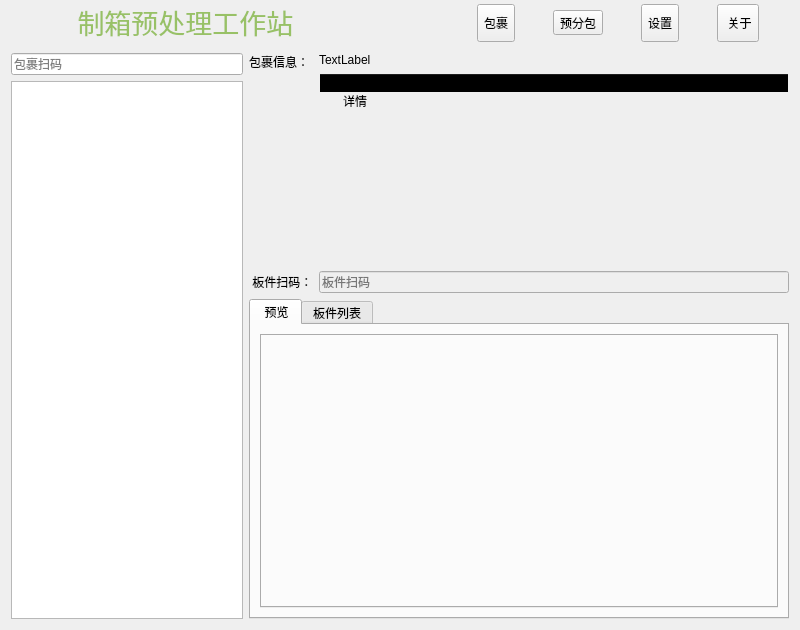
<?xml version="1.0" encoding="UTF-8"?>
<ui version="4.0">
 <class>frmMain</class>
 <widget class="QDialog" name="frmMain">
  <property name="geometry">
   <rect>
    <x>0</x>
    <y>0</y>
    <width>800</width>
    <height>618</height>
   </rect>
  </property>
  <property name="font">
   <font>
    <family>Microsoft YaHei UI</family>
   </font>
  </property>
  <property name="windowTitle">
   <string>Form</string>
  </property>
  <property name="windowIcon">
   <iconset resource="../other/main.qrc">
    <normaloff>:/image/favicon.ico</normaloff>:/image/favicon.ico</iconset>
  </property>
  <property name="autoFillBackground">
   <bool>false</bool>
  </property>
  <layout class="QVBoxLayout" name="verticalLayout" stretch="0,0">
   <property name="spacing">
    <number>2</number>
   </property>
   <property name="leftMargin">
    <number>2</number>
   </property>
   <property name="topMargin">
    <number>2</number>
   </property>
   <property name="rightMargin">
    <number>2</number>
   </property>
   <property name="bottomMargin">
    <number>2</number>
   </property>
   <item>
    <widget class="QWidget" name="widgetTitle" native="true">
     <property name="sizePolicy">
      <sizepolicy hsizetype="Preferred" vsizetype="Fixed">
       <horstretch>0</horstretch>
       <verstretch>0</verstretch>
      </sizepolicy>
     </property>
     <layout class="QHBoxLayout" name="horizontalLayout_2">
      <property name="spacing">
       <number>10</number>
      </property>
      <property name="leftMargin">
       <number>10</number>
      </property>
      <property name="topMargin">
       <number>0</number>
      </property>
      <property name="rightMargin">
       <number>0</number>
      </property>
      <property name="bottomMargin">
       <number>0</number>
      </property>
      <item>
       <widget class="QLabel" name="labIco">
        <property name="maximumSize">
         <size>
          <width>48</width>
          <height>48</height>
         </size>
        </property>
        <property name="baseSize">
         <size>
          <width>0</width>
          <height>0</height>
         </size>
        </property>
        <property name="text">
         <string/>
        </property>
        <property name="pixmap">
         <pixmap resource="../other/main.qrc">:/image/logo.png</pixmap>
        </property>
        <property name="scaledContents">
         <bool>true</bool>
        </property>
        <property name="alignment">
         <set>Qt::AlignCenter</set>
        </property>
       </widget>
      </item>
      <item>
       <widget class="QLabel" name="labTitle">
        <property name="font">
         <font>
          <family>Microsoft YaHei UI</family>
          <pointsize>20</pointsize>
          <weight>50</weight>
          <bold>false</bold>
          <stylestrategy>PreferAntialias</stylestrategy>
          <kerning>true</kerning>
         </font>
        </property>
        <property name="styleSheet">
         <string notr="true">color: rgb(152, 193, 102);</string>
        </property>
        <property name="text">
         <string> 制箱预处理工作站</string>
        </property>
        <property name="textFormat">
         <enum>Qt::AutoText</enum>
        </property>
        <property name="alignment">
         <set>Qt::AlignLeading|Qt::AlignLeft|Qt::AlignVCenter</set>
        </property>
       </widget>
      </item>
      <item>
       <widget class="QWidget" name="widgetTop" native="true">
        <layout class="QHBoxLayout" name="horizontalLayout_3">
         <property name="spacing">
          <number>0</number>
         </property>
         <property name="leftMargin">
          <number>0</number>
         </property>
         <property name="topMargin">
          <number>2</number>
         </property>
         <property name="rightMargin">
          <number>0</number>
         </property>
         <property name="bottomMargin">
          <number>0</number>
         </property>
         <item>
          <widget class="QToolButton" name="btnMenuPack">
           <property name="sizePolicy">
            <sizepolicy hsizetype="Fixed" vsizetype="Expanding">
             <horstretch>0</horstretch>
             <verstretch>0</verstretch>
            </sizepolicy>
           </property>
           <property name="font">
            <font>
             <family>Microsoft YaHei UI</family>
             <strikeout>false</strikeout>
             <stylestrategy>PreferAntialias</stylestrategy>
             <kerning>true</kerning>
            </font>
           </property>
           <property name="text">
            <string>包裹</string>
           </property>
           <property name="icon">
            <iconset resource="../other/main.qrc">
             <normaloff>:/image/menu_pack.svg</normaloff>:/image/menu_pack.svg</iconset>
           </property>
           <property name="iconSize">
            <size>
             <width>20</width>
             <height>20</height>
            </size>
           </property>
           <property name="toolButtonStyle">
            <enum>Qt::ToolButtonTextUnderIcon</enum>
           </property>
          </widget>
         </item>
         <item>
          <widget class="QToolButton" name="btnYFB">
           <property name="text">
            <string>预分包</string>
           </property>
           <property name="icon">
            <iconset resource="../other/main.qrc">
             <normaloff>:/image/board.svg</normaloff>:/image/board.svg</iconset>
           </property>
           <property name="toolButtonStyle">
            <enum>Qt::ToolButtonTextUnderIcon</enum>
           </property>
          </widget>
         </item>
         <item>
          <widget class="QToolButton" name="btnMenuConfig">
           <property name="sizePolicy">
            <sizepolicy hsizetype="Fixed" vsizetype="Expanding">
             <horstretch>0</horstretch>
             <verstretch>0</verstretch>
            </sizepolicy>
           </property>
           <property name="text">
            <string>设置</string>
           </property>
           <property name="icon">
            <iconset resource="../other/main.qrc">
             <normaloff>:/image/setting.svg</normaloff>:/image/setting.svg</iconset>
           </property>
           <property name="iconSize">
            <size>
             <width>20</width>
             <height>20</height>
            </size>
           </property>
           <property name="checkable">
            <bool>false</bool>
           </property>
           <property name="toolButtonStyle">
            <enum>Qt::ToolButtonTextUnderIcon</enum>
           </property>
          </widget>
         </item>
         <item>
          <widget class="QToolButton" name="btnAbout">
           <property name="sizePolicy">
            <sizepolicy hsizetype="Fixed" vsizetype="Expanding">
             <horstretch>0</horstretch>
             <verstretch>0</verstretch>
            </sizepolicy>
           </property>
           <property name="text">
            <string> 关于</string>
           </property>
           <property name="icon">
            <iconset resource="../other/main.qrc">
             <normaloff>:/image/about.svg</normaloff>:/image/about.svg</iconset>
           </property>
           <property name="iconSize">
            <size>
             <width>20</width>
             <height>20</height>
            </size>
           </property>
           <property name="checkable">
            <bool>false</bool>
           </property>
           <property name="toolButtonStyle">
            <enum>Qt::ToolButtonTextUnderIcon</enum>
           </property>
           <property name="autoRaise">
            <bool>false</bool>
           </property>
          </widget>
         </item>
        </layout>
       </widget>
      </item>
     </layout>
    </widget>
   </item>
   <item>
    <widget class="QStackedWidget" name="stackedWidget">
     <property name="sizePolicy">
      <sizepolicy hsizetype="Preferred" vsizetype="Preferred">
       <horstretch>0</horstretch>
       <verstretch>0</verstretch>
      </sizepolicy>
     </property>
     <property name="styleSheet">
      <string notr="true"/>
     </property>
     <property name="currentIndex">
      <number>0</number>
     </property>
     <widget class="QWidget" name="pack">
      <layout class="QGridLayout" name="gridLayout_3" columnstretch="3,7">
       <item row="0" column="1">
        <layout class="QGridLayout" name="gridLayout">
         <item row="0" column="0">
          <widget class="QLabel" name="label_3">
           <property name="text">
            <string>包裹信息：</string>
           </property>
           <property name="alignment">
            <set>Qt::AlignLeading|Qt::AlignLeft|Qt::AlignTop</set>
           </property>
          </widget>
         </item>
         <item row="0" column="1">
          <layout class="QVBoxLayout" name="verticalLayout_11">
           <item>
            <widget class="QLabel" name="lblPackInfo">
             <property name="text">
              <string>TextLabel</string>
             </property>
             <property name="wordWrap">
              <bool>true</bool>
             </property>
            </widget>
           </item>
           <item>
            <widget class="QTreeWidget" name="treePackLogs">
             <property name="sizePolicy">
              <sizepolicy hsizetype="Expanding" vsizetype="Preferred">
               <horstretch>0</horstretch>
               <verstretch>0</verstretch>
              </sizepolicy>
             </property>
             <property name="styleSheet">
              <string notr="true">background-color: rgba(255, 255, 255, 0);
selection-background-color: rgba(255, 255, 255, 0);
border-color: rgba(255, 255, 255, 0);
gridline-color: rgba(255, 255, 255, 0);
selection-color: rgb(0, 0, 0);</string>
             </property>
             <property name="itemsExpandable">
              <bool>true</bool>
             </property>
             <column>
              <property name="text">
               <string/>
              </property>
             </column>
             <item>
              <property name="text">
               <string>详情</string>
              </property>
             </item>
            </widget>
           </item>
          </layout>
         </item>
         <item row="1" column="0">
          <widget class="QLabel" name="label_2">
           <property name="text">
            <string> 板件扫码：</string>
           </property>
          </widget>
         </item>
         <item row="1" column="1">
          <widget class="QLineEdit" name="txtPanelBarcode">
           <property name="enabled">
            <bool>false</bool>
           </property>
           <property name="placeholderText">
            <string>板件扫码</string>
           </property>
          </widget>
         </item>
         <item row="2" column="0" colspan="2">
          <widget class="QTabWidget" name="tabPanelData">
           <property name="currentIndex">
            <number>0</number>
           </property>
           <property name="documentMode">
            <bool>false</bool>
           </property>
           <property name="movable">
            <bool>true</bool>
           </property>
           <widget class="QWidget" name="tabPanelData_Preview">
            <attribute name="title">
             <string notr="true"> 预览</string>
            </attribute>
            <layout class="QVBoxLayout" name="verticalLayout_3">
             <item>
              <widget class="QTabWidget" name="tabLayerPreview">
               <property name="tabPosition">
                <enum>QTabWidget::West</enum>
               </property>
               <property name="currentIndex">
                <number>-1</number>
               </property>
              </widget>
             </item>
            </layout>
           </widget>
           <widget class="QWidget" name="tabPanelData_List">
            <property name="sizePolicy">
             <sizepolicy hsizetype="Expanding" vsizetype="Expanding">
              <horstretch>0</horstretch>
              <verstretch>0</verstretch>
             </sizepolicy>
            </property>
            <property name="tabletTracking">
             <bool>false</bool>
            </property>
            <attribute name="title">
             <string notr="true">板件列表</string>
            </attribute>
            <layout class="QVBoxLayout" name="verticalLayout_9">
             <item>
              <widget class="QTableView" name="tblPanels">
               <property name="sizePolicy">
                <sizepolicy hsizetype="Expanding" vsizetype="Expanding">
                 <horstretch>0</horstretch>
                 <verstretch>0</verstretch>
                </sizepolicy>
               </property>
               <property name="autoScroll">
                <bool>true</bool>
               </property>
               <property name="editTriggers">
                <set>QAbstractItemView::NoEditTriggers</set>
               </property>
              </widget>
             </item>
            </layout>
           </widget>
          </widget>
         </item>
        </layout>
       </item>
       <item row="0" column="0">
        <layout class="QVBoxLayout" name="verticalLayout_2">
         <item>
          <widget class="QLineEdit" name="txtPackBarcode">
           <property name="text">
            <string/>
           </property>
           <property name="placeholderText">
            <string>包裹扫码</string>
           </property>
          </widget>
         </item>
         <item>
          <widget class="QTableView" name="tvPackList">
           <property name="sizePolicy">
            <sizepolicy hsizetype="Expanding" vsizetype="Preferred">
             <horstretch>0</horstretch>
             <verstretch>1</verstretch>
            </sizepolicy>
           </property>
           <property name="editTriggers">
            <set>QAbstractItemView::NoEditTriggers</set>
           </property>
           <property name="selectionMode">
            <enum>QAbstractItemView::SingleSelection</enum>
           </property>
           <property name="selectionBehavior">
            <enum>QAbstractItemView::SelectRows</enum>
           </property>
           <property name="gridStyle">
            <enum>Qt::SolidLine</enum>
           </property>
          </widget>
         </item>
        </layout>
       </item>
      </layout>
     </widget>
     <widget class="QWidget" name="settings">
      <layout class="QVBoxLayout" name="verticalLayout_5">
       <item>
        <layout class="QHBoxLayout" name="horizontalLayout_4">
         <item>
          <spacer name="horizontalSpacer_2">
           <property name="orientation">
            <enum>Qt::Horizontal</enum>
           </property>
           <property name="sizeHint" stdset="0">
            <size>
             <width>40</width>
             <height>20</height>
            </size>
           </property>
          </spacer>
         </item>
         <item>
          <widget class="QPushButton" name="btnTestCondition">
           <property name="text">
            <string>条件测试</string>
           </property>
          </widget>
         </item>
         <item>
          <widget class="QPushButton" name="btnSendConfiguration">
           <property name="font">
            <font>
             <family>Microsoft YaHei UI</family>
             <weight>75</weight>
             <bold>true</bold>
            </font>
           </property>
           <property name="styleSheet">
            <string notr="true">border-color: rgb(255, 0, 0);
background-color: rgb(255, 85, 127);</string>
           </property>
           <property name="text">
            <string> 提交</string>
           </property>
          </widget>
         </item>
        </layout>
       </item>
       <item>
        <widget class="QGroupBox" name="groupBox">
         <property name="title">
          <string> 基础配置</string>
         </property>
         <layout class="QGridLayout" name="gridLayout_2">
          <item row="0" column="0">
           <widget class="QLabel" name="label">
            <property name="text">
             <string>工作模式：</string>
            </property>
            <property name="alignment">
             <set>Qt::AlignRight|Qt::AlignTrailing|Qt::AlignVCenter</set>
            </property>
           </widget>
          </item>
          <item row="0" column="1" colspan="2">
           <widget class="QComboBox" name="cbWorkMode">
            <property name="currentText">
             <string>接收包裹数据</string>
            </property>
            <item>
             <property name="text">
              <string>接收包裹数据</string>
             </property>
            </item>
            <item>
             <property name="text">
              <string>板件扫码</string>
             </property>
            </item>
           </widget>
          </item>
          <item row="1" column="1">
           <widget class="QCheckBox" name="isWaiting4Scan">
            <property name="text">
             <string/>
            </property>
           </widget>
          </item>
          <item row="2" column="0">
           <widget class="QLabel" name="label_5">
            <property name="text">
             <string>加工文件导出路径：</string>
            </property>
           </widget>
          </item>
          <item row="2" column="1" colspan="2">
           <widget class="QLineEdit" name="txtHotFolderPath"/>
          </item>
          <item row="1" column="2">
           <widget class="QLineEdit" name="txtWaiting4ScanCondition">
            <property name="enabled">
             <bool>false</bool>
            </property>
            <property name="placeholderText">
             <string>条件表达式</string>
            </property>
           </widget>
          </item>
          <item row="1" column="0">
           <widget class="QLabel" name="label_4">
            <property name="text">
             <string> 开启等待扫码：</string>
            </property>
            <property name="alignment">
             <set>Qt::AlignRight|Qt::AlignTrailing|Qt::AlignVCenter</set>
            </property>
           </widget>
          </item>
         </layout>
        </widget>
       </item>
       <item>
        <widget class="QGroupBox" name="groupBox_2">
         <property name="title">
          <string> 预值配置</string>
         </property>
         <layout class="QVBoxLayout" name="verticalLayout_6">
          <item>
           <layout class="QHBoxLayout" name="horizontalLayout_5">
            <item>
             <spacer name="horizontalSpacer_3">
              <property name="orientation">
               <enum>Qt::Horizontal</enum>
              </property>
              <property name="sizeHint" stdset="0">
               <size>
                <width>40</width>
                <height>20</height>
               </size>
              </property>
             </spacer>
            </item>
            <item>
             <widget class="QPushButton" name="btnInsert_AddValueCondition">
              <property name="text">
               <string> 添加</string>
              </property>
             </widget>
            </item>
            <item>
             <widget class="QPushButton" name="btnRemove_AddValueCondition">
              <property name="text">
               <string> 删除</string>
              </property>
             </widget>
            </item>
           </layout>
          </item>
          <item>
           <widget class="QTableView" name="tbAddValueConditions"/>
          </item>
         </layout>
        </widget>
       </item>
       <item>
        <widget class="QGroupBox" name="groupBox_3">
         <property name="title">
          <string> 箱型配置</string>
         </property>
         <layout class="QVBoxLayout" name="verticalLayout_7">
          <item>
           <layout class="QHBoxLayout" name="horizontalLayout_6">
            <item>
             <spacer name="horizontalSpacer_4">
              <property name="orientation">
               <enum>Qt::Horizontal</enum>
              </property>
              <property name="sizeHint" stdset="0">
               <size>
                <width>40</width>
                <height>20</height>
               </size>
              </property>
             </spacer>
            </item>
            <item>
             <widget class="QPushButton" name="btnInsert_PackTemplateCondition">
              <property name="text">
               <string> 添加</string>
              </property>
             </widget>
            </item>
            <item>
             <widget class="QPushButton" name="btnRemove_PackTemplateCondition">
              <property name="text">
               <string>删除</string>
              </property>
             </widget>
            </item>
           </layout>
          </item>
          <item>
           <widget class="QTableView" name="tbBoxConditions"/>
          </item>
         </layout>
        </widget>
       </item>
       <item>
        <widget class="QGroupBox" name="groupBox_4">
         <property name="title">
          <string> 料仓配置</string>
         </property>
         <layout class="QVBoxLayout" name="verticalLayout_10">
          <item>
           <widget class="QTableWidget" name="tableWidget_3">
            <column>
             <property name="text">
              <string>料仓名称</string>
             </property>
            </column>
            <column>
             <property name="text">
              <string>幅宽</string>
             </property>
            </column>
           </widget>
          </item>
         </layout>
        </widget>
       </item>
      </layout>
     </widget>
     <widget class="QWidget" name="yfb">
      <layout class="QVBoxLayout" name="verticalLayout_4">
       <item>
        <layout class="QHBoxLayout" name="horizontalLayout">
         <item>
          <spacer name="horizontalSpacer">
           <property name="orientation">
            <enum>Qt::Horizontal</enum>
           </property>
           <property name="sizeHint" stdset="0">
            <size>
             <width>40</width>
             <height>20</height>
            </size>
           </property>
          </spacer>
         </item>
         <item>
          <widget class="QPushButton" name="pushButton">
           <property name="text">
            <string>导入数据</string>
           </property>
          </widget>
         </item>
         <item>
          <widget class="QPushButton" name="pushButton_2">
           <property name="text">
            <string>计算</string>
           </property>
          </widget>
         </item>
        </layout>
       </item>
       <item>
        <widget class="QTabWidget" name="tabWidget">
         <property name="currentIndex">
          <number>0</number>
         </property>
         <widget class="QWidget" name="tab">
          <attribute name="title">
           <string>导入数据</string>
          </attribute>
         </widget>
         <widget class="QWidget" name="tab_2">
          <attribute name="title">
           <string>计算结果</string>
          </attribute>
         </widget>
        </widget>
       </item>
      </layout>
     </widget>
     <widget class="QWidget" name="about">
      <layout class="QVBoxLayout" name="verticalLayout_8">
       <item>
        <widget class="QTextBrowser" name="textBrowser">
         <property name="sizePolicy">
          <sizepolicy hsizetype="Expanding" vsizetype="Expanding">
           <horstretch>0</horstretch>
           <verstretch>0</verstretch>
          </sizepolicy>
         </property>
         <property name="font">
          <font>
           <family>Microsoft YaHei</family>
           <pointsize>14</pointsize>
          </font>
         </property>
         <property name="autoFillBackground">
          <bool>false</bool>
         </property>
         <property name="styleSheet">
          <string notr="true">background-color: rgba(255, 255, 255, 0);</string>
         </property>
         <property name="documentTitle">
          <string/>
         </property>
         <property name="lineWrapColumnOrWidth">
          <number>0</number>
         </property>
         <property name="html">
          <string>&lt;!DOCTYPE HTML PUBLIC &quot;-//W3C//DTD HTML 4.0//EN&quot; &quot;http://www.w3.org/TR/REC-html40/strict.dtd&quot;&gt;
&lt;html&gt;&lt;head&gt;&lt;meta name=&quot;qrichtext&quot; content=&quot;1&quot; /&gt;&lt;style type=&quot;text/css&quot;&gt;
p, li { white-space: pre-wrap; }
&lt;/style&gt;&lt;/head&gt;&lt;body style=&quot; font-family:'Microsoft YaHei'; font-size:14pt; font-weight:400; font-style:normal;&quot;&gt;
&lt;p style=&quot; margin-top:0px; margin-bottom:0px; margin-left:0px; margin-right:0px; -qt-block-indent:0; text-indent:0px; line-height:120%;&quot;&gt;    伊索公司，成立于2011年12月15日，是一家专注于全自动生产设备研发、生产和销售的新型企业。公司汇集了多名经验丰富的高级工程师和一批高素养的员工，完全能够满足客户的各种安装要求。我们提供从业务洽谈、方案设计到施工安装及后期维保的一整套服务。&lt;/p&gt;
&lt;p style=&quot;-qt-paragraph-type:empty; margin-top:0px; margin-bottom:0px; margin-left:0px; margin-right:0px; -qt-block-indent:0; text-indent:0px; line-height:120%; font-family:'SimSun';&quot;&gt;&lt;br /&gt;&lt;/p&gt;
&lt;p style=&quot; margin-top:0px; margin-bottom:0px; margin-left:0px; margin-right:0px; -qt-block-indent:0; text-indent:0px; line-height:120%;&quot;&gt;    公司业务范围广泛，包括设备安装、大型钢构制作、自动化系统和设备、精密机械自动化设备（如输送设备）、空调以及无尘洁净系统的设计与安装。我们专注于自动化设备的研发和实施，服务行业包括医药、化工、木工（木工输送）和汽车等领域。&lt;/p&gt;
&lt;p style=&quot;-qt-paragraph-type:empty; margin-top:0px; margin-bottom:0px; margin-left:0px; margin-right:0px; -qt-block-indent:0; text-indent:0px; line-height:120%;&quot;&gt;&lt;br /&gt;&lt;/p&gt;
&lt;p style=&quot; margin-top:0px; margin-bottom:0px; margin-left:0px; margin-right:0px; -qt-block-indent:0; text-indent:0px; line-height:120%;&quot;&gt;    自公司创立以来，伊索凭借雄厚的经济实力、精湛的技术团队和丰富的行业经验，在激烈的市场竞争中脱颖而出。我们与多个行业领域建立了长期合作关系，通过一站式服务和可靠的方案应用策略，赢得了广大企业客户的认可。伊索实业是一家年轻而富有朝气的公司，不断在业界树立良好的口碑。&lt;/p&gt;&lt;/body&gt;&lt;/html&gt;</string>
         </property>
         <property name="overwriteMode">
          <bool>false</bool>
         </property>
        </widget>
       </item>
      </layout>
     </widget>
    </widget>
   </item>
  </layout>
 </widget>
 <resources>
  <include location="../other/main.qrc"/>
 </resources>
 <connections/>
</ui>
